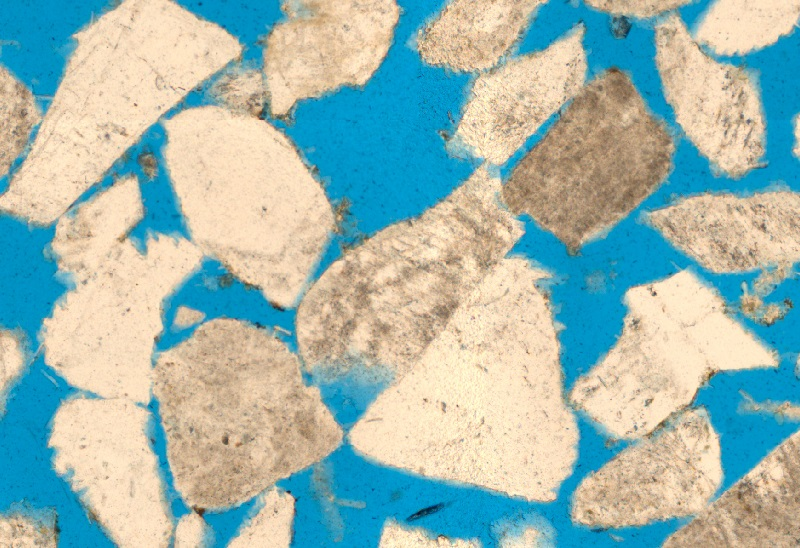
#> input picture CNN-Segmentation/idaho.jpg, 800 x 548 px
$ python convolucional_analysis.py
#> lines starting #> are read from the running program, lines starting #| are printed output that depends on the picture
# -*- coding: utf-8 -*-
"""
Created on Thu Jun  10 11:11:30 2021

@author: Mayara
"""

from skimage.exposure import rescale_intensity
import numpy as np
import cv2

#Funcao de convolucao a ser aplicada nos filtros
def convolve(image, K):
	(iH, iW) = image.shape[:2]
	(kH, kW) = K.shape[:2]
	pad = (kW - 1) // 2
	image = cv2.copyMakeBorder(image, pad, pad, pad, pad,
		cv2.BORDER_REPLICATE)
	output = np.zeros((iH, iW), dtype="float")

	for y in np.arange(pad, iH + pad):
		for x in np.arange(pad, iW + pad):
			roi = image[y - pad:y + pad + 1, x - pad:x + pad + 1]
			k = (roi * K).sum()
			output[y - pad, x - pad] = k

	output = rescale_intensity(output, in_range=(0, 255))
	output = (output * 255).astype("uint8")
	return output


image = cv2.imread("idaho.jpg") #lendo a imagem
#> image is the input picture: shape (548, 800, 3); mean B, G, R 175.6, 182.6, 156.8
gray = cv2.cvtColor(image, cv2.COLOR_BGR2GRAY) #convertendo para grayscale
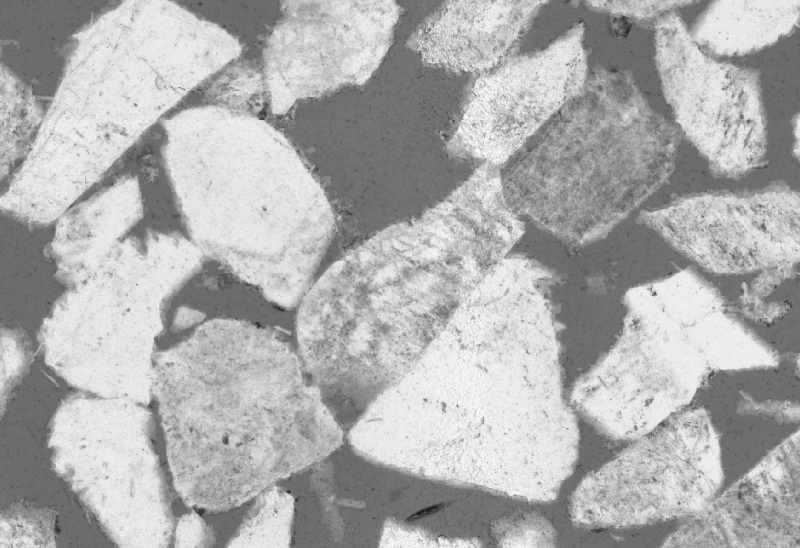
#> gray: shape (548, 800); min 17, max 251, mean 174.1

# Filtos hard-coded
smallBlur = np.ones((7, 7), dtype="float") * (1.0 / (7 * 7))
largeBlur = np.ones((21, 21), dtype="float") * (1.0 / (21 * 21))
sharpen = np.array((
	[0, -1, 0],
	[-1, 5, -1],
	[0, -1, 0]), dtype="int")
laplacian = np.array((
	[0, 1, 0],
	[1, -4, 1],
	[0, 1, 0]), dtype="int")
sobelX = np.array((
	[-1, 0, 1],
	[-2, 0, 2],
	[-1, 0, 1]), dtype="int")

sobelY = np.array((
	[-1, -2, -1],
	[0, 0, 0],
	[1, 2, 1]), dtype="int")
emboss = np.array((
	[-2, -1, 0],
	[-1, 1, 1],
	[0, 1, 2]), dtype="int")

#Banco com todos os filtros
kernelBank = (
	#("small_blur", smallBlur),
	#("large_blur", largeBlur),
	#("sharpen", sharpen),
	("laplacian", laplacian),
	#("sobel_x", sobelX),
	#("sobel_y", sobelY),
	#("emboss", emboss)
    )

for (kernelName, K) in kernelBank:
	print("[INFO] applying {} kernel".format(kernelName))
	convolveOutput = convolve(gray, K)
	opencvOutput = cv2.filter2D(gray, -1, K)
	cv2.imshow("Original", gray)
	cv2.imshow("{} - convole".format(kernelName), convolveOutput)
	cv2.imshow("{} - opencv".format(kernelName), opencvOutput)
#> this loop made 1 pass
#> pass 1, `convolveOutput = convolve(gray, K)`:
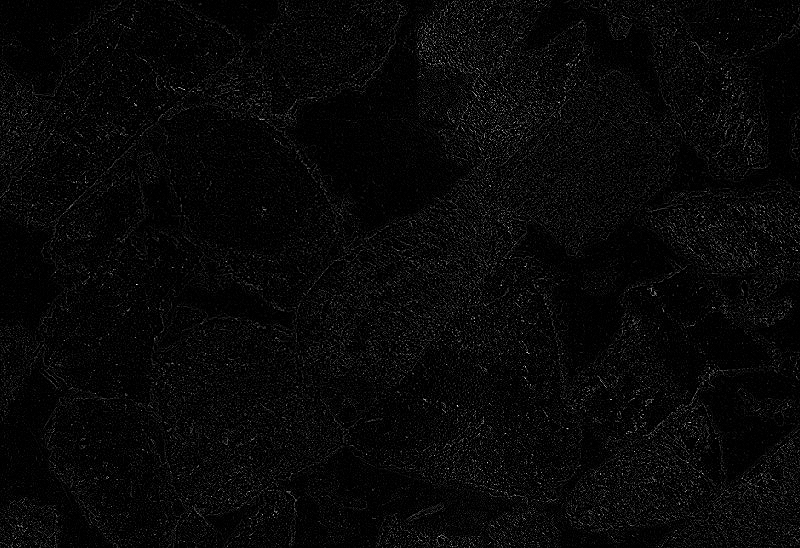
#> convolveOutput: shape (548, 800); min 0, max 255, mean 7.9


cv2.waitKey(0)
cv2.destroyAllWindows()

cv2.imwrite("idaho_opencv.jpg",opencvOutput)
cv2.imwrite("idaho_convolve.jpg",convolveOutput)
